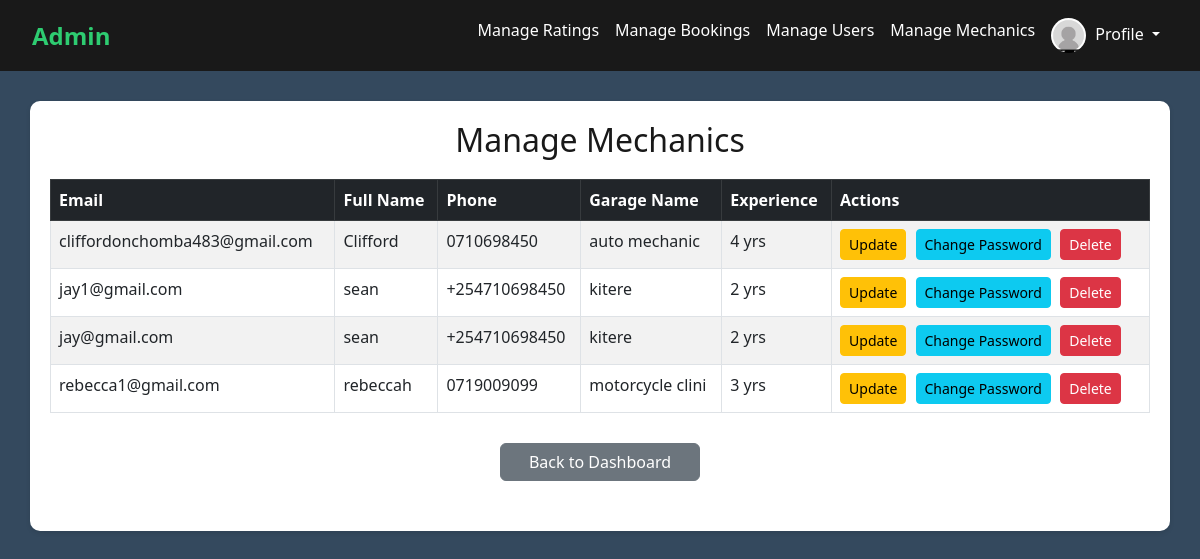
/loginup/admin_mechanics.php (signed in), run on an earlier commit of the app's database.
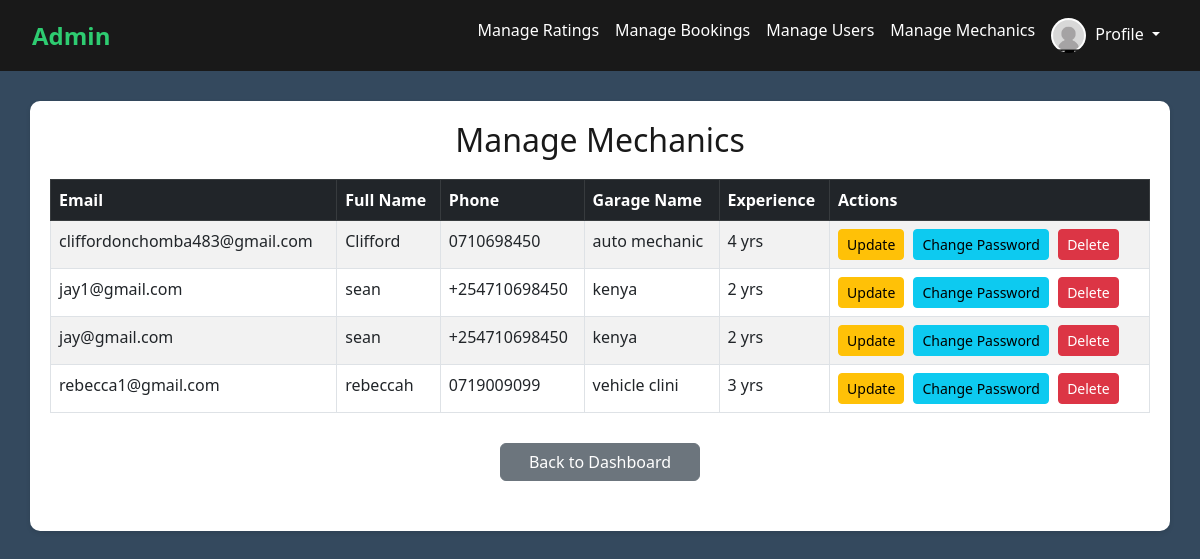
And on a later commit of the database.
### tables this page shows
CREATE TABLE `mechanics` (
  `id` int(11) NOT NULL,
  `email` varchar(255) NOT NULL,
  `full_name` varchar(255) NOT NULL,
  `phone_number` varchar(20) NOT NULL,
  `garage_name` varchar(255) NOT NULL,
  `experience` int(11) NOT NULL,
  `latitude` decimal(10,8) NOT NULL,
  `longitude` decimal(11,8) NOT NULL,
  `services_offered` text NOT NULL,
  `password` varchar(255) NOT NULL,
  `created_at` timestamp NOT NULL DEFAULT current_timestamp()
);

### loginup/admin_mechanics.php (the view, shortened to what this page needs)
<?php
require 'db_connect.php';
$query = "SELECT email, full_name, phone_number, garage_name, experience FROM mechanics";
$result = $conn->query($query);
?>
<!DOCTYPE html>
<html lang="en">
<head>
  <link href="https://cdn.jsdelivr.net/npm/bootstrap@5.3.0/dist/css/bootstrap.min.css" rel="stylesheet">
  <link rel="stylesheet" href="style.css">
</head>
<body>
  <div id="main-content">
  <nav class="navbar navbar-expand-lg navbar-custom">
    <div class="container-fluid">
      <a class="navbar-brand" href="admin_dashboard.php">Admin</a>
      <div class="collapse navbar-collapse" id="adminNavbar">
        <ul class="navbar-nav ms-auto">
          <li class="nav-item"><a class="nav-link" href="admin_ratings.php">Manage Ratings</a></li>
          <li class="nav-item"><a class="nav-link" href="admin_bookings.php">Manage Bookings</a></li>
          <li class="nav-item"><a class="nav-link" href="admin_users.php">Manage Users</a></li>
          <li class="nav-item"><a class="nav-link" href="admin_mechanics.php">Manage Mechanics</a></li>
          <li class="nav-item dropdown">
            <a class="nav-link dropdown-toggle" href="#" id="profileDropdown" role="button" data-bs-toggle="dropdown">
              <img src="../img/profile.jpeg" alt="Profile" class="profile-pic">
              <span>Profile</span>
            </a>
          </li>
        </ul>
      </div>
    </div>
  </nav>
  <div class="container">
    <h2>Manage Mechanics</h2>
    <table class="table table-striped table-bordered">
      <thead class="table-dark">
        <tr>
          <th>Email</th>
          <th>Full Name</th>
          <th>Phone</th>
          <th>Garage Name</th>
          <th>Experience</th>
          <th>Actions</th>
        </tr>
      </thead>
      <tbody>
        <?php while($row = $result->fetch_assoc()): ?>
        <tr>
          <td><?php echo htmlspecialchars($row['email']); ?></td>
          <td><?php echo htmlspecialchars($row['full_name']); ?></td>
          <td><?php echo htmlspecialchars($row['phone_number']); ?></td>
          <td><?php echo htmlspecialchars($row['garage_name']); ?></td>
          <td><?php echo htmlspecialchars($row['experience']); ?> yrs</td>
          <td>
            <a href="admin_update_mechanic.php?mechanic_email=<?php echo urlencode($row['email']); ?>" class="btn btn-warning btn-sm">Update</a>
            <a href="admin_update_mechanic_password.php?mechanic_email=<?php echo urlencode($row['email']); ?>" class="btn btn-info btn-sm">Change Password</a>
            <a href="admin_delete_mechanic.php?mechanic_email=<?php echo urlencode($row['email']); ?>" class="btn btn-danger btn-sm" onclick="return confirm('Are you sure you want to delete this mechanic?');">Delete</a>
          </td>
        </tr>
        <?php endwhile; ?>
      </tbody>
    </table>
    <a href="admin_dashboard.php" class="btn btn-secondary" style="display: block; text-align: center; max-width: 200px; margin: 30px auto;">Back to Dashboard</a>
  </div>
</body>
</html>

### loginup/style.css (style rules this page uses)
body { margin: 0; padding: 0; font-family: sans-serif; background: #34495e; }
#main-content { display: none; }

### loginup/admin_mechanics.php (style rules this page uses)
body { background: #34495e; font-family: 'Segoe UI', Tahoma, Geneva, Verdana, sans-serif; }
.navbar-custom { background-color: #191919; padding: 10px 20px; }
.navbar-custom .navbar-brand { color: #2ecc71; font-weight: bold; font-size: 24px; }
.navbar-custom .nav-link { color: white !important; }
.profile-pic { width: 35px; height: 35px; border-radius: 50%; margin-right: 5px; }
.container { margin-top: 30px; background: #fff; padding: 20px; border-radius: 10px; box-shadow: 0 2px 5px rgba(0,0,0,0.1); }
h2 { text-align: center; margin-bottom: 20px; color: #191919; }
table { width: 100%; margin-top: 20px; }
.btn { margin-right: 5px; }

What changed in the data, as far as the page shows it:
changed mechanics "jay1@gmail.com": garage_name "kitere" → "kenya"
changed mechanics "jay@gmail.com": garage_name "kitere" → "kenya"
changed mechanics "rebecca1@gmail.com": garage_name "motorcycle clini" → "vehicle clini"
